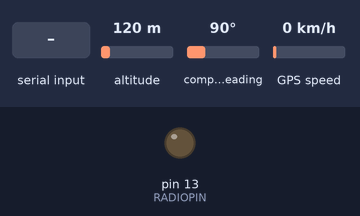
Recording of a sketch running on a simulated Arduino Uno, built with avr-gcc and run on an emulated ATmega328P. On the bench: output pins drawn as LEDs (lit = HIGH). Dashed ring = blinking. The inputs (shaded band) are chosen by the test bench; at power-on: altitude 120 m, compass heading 90°, GPS speed 0 km/h. The GPS gets a fix after 3 s at 37.7749, -122.4194 with 8 satellites; what the sketch prints to the serial monitor is not drawn.

Above: at 0.1 s.
At 11.3 s:
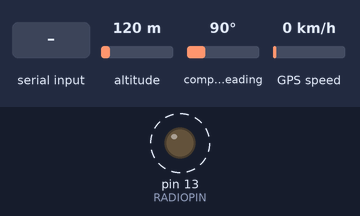
11.4 s: "1" received over the second serial link
At 21.9 s:
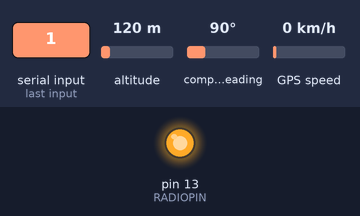
24.5 s: altitude set to 0 m
37.4 s: compass heading set to 352°
49.9 s: GPS speed set to 60 km/h
Timing chart, 0 to 63.4 s (numbered marks = the images above; inputs shaded):
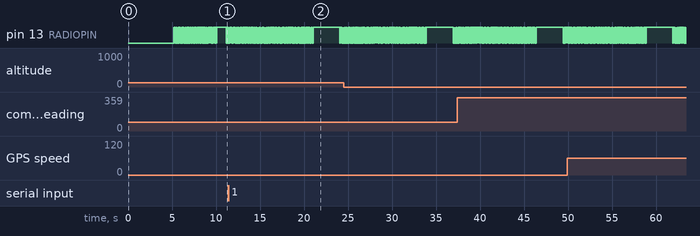

The sketch:

NTX2_with_GPS_V1_2g.ino
```cpp
// (licence header left out)
//Includes section

#include <TinyGPS.h>
#include <string.h>
#include <util/crc16.h>
#include <SoftwareSerial.h>
#include <stdio.h>
#include <stdint.h>

//Definition section
#define RADIOPIN 13
byte GPS_TX=3; //GPS RX (DB0) -> Digital pin 3
byte GPS_RX=4; //GPS TX (DB1) -> Digital pin 4

//GPS declarations sestion
TinyGPS GPS;
SoftwareSerial GPS_SS(GPS_TX, GPS_RX);  //GPS RX (DB0) -> Digital pin 3, GPS TX (DB1) -> Digital pin 4
byte gps_set_sucess = 0 ;  //success byte for GPS Software Serial
char timechara[9];
char latstr[10] = "0";
char lonstr[10] = "0";


//Data string declaration
char datastring[200];

int msgcount = 0;

void setup() {
  pinMode(RADIOPIN,OUTPUT);
  delay(5000); //allows the GPS to settle

  //Start the serial and GPS serial
  Serial.begin(9600);
  GPS_SS.begin(9600);

  //Select pinmode for testing purposes only
  pinMode(GPS_TX, INPUT);
  pinMode(GPS_RX, OUTPUT);

  // THIS COMMAND SETS UP THE GPS FIGHT MODE AND CONFIRMS IT - This section was missing from my previous code


 /* GPS_SS.println("Setting uBlox nav mode: ");
 // uint8_t setNav[] = {
 //   0xB5, 0x62, 0x06, 0x24, 0x24, 0x00, 0xFF, 0xFF, 0x06, 0x03, 0x00, 0x00, 0x00, 0x00, 0x10, 0x27, 0x00, 0x00, 0x05, 0x00, 0xFA, 0x00, 0xFA, 0x00, 0x64, 0x00, 0x2C, 0x01, 0x00, 0x00, 0x00, 0x00, 0x00, 0x00, 0x00, 0x00, 0x00, 0x00, 0x00, 0x00, 0x00, 0x00, 0x16, 0xDC                      };
  while(!gps_set_sucess)
  {
    sendUBX(setNav, sizeof(setNav)/sizeof(uint8_t));
    gps_set_sucess=getUBX_ACK(setNav);
  }
  gps_set_sucess=0;
 */

  //Initialisation script sent via serial

  Serial.println("RTSHAB01 ");
  Serial.println("High alititude tracker for use in habbing, developed by Chris Atherton ");
  Serial.println("NTX2 code from UPU ");
  Serial.println("TinyGPS code from Mikal Hart ");
  Serial.println("Checksum code from Lunar_Lander ");
  Serial.println("http://www.RoutetoSpace.com ");
  Serial.println();

  //Send string via RTTY to say RTSHAB01 is active
  sprintf(datastring,"$$RTSHAB-TEST POWER ON /n");
  noInterrupts();  //Stop all other tasks
  rtty_txtstring (datastring);
  interrupts();

}

void loop() {

  //Start watchkeeping.  If message count reaches upper limit of Int then it is reset.
  msgcount = msgcount + 1;
    if(msgcount > 32000)
     {
       msgcount = 1;
     }

   //function declations
 bool newGPSData = false;
 unsigned long chars;
 unsigned short sentences, failed;


//GPS SECTION START

//Begin parsing GPS data
   for (unsigned long start = millis(); millis() - start < 1000;)
  {
    while (GPS_SS.available())
    {
      char c = GPS_SS.read();  //Should be char c = Serial.read(); but changed for testing purposes
    //  GPS_SS.write(c); // uncomment this line if you want to see the GPS data flowing
      Serial.print(c); //prints GPS data to serial.  Used for testing purposes only.
      if (GPS.encode(c)) // Check to see if a new valid sentence come in?
        newGPSData = true;
    }
  }

 int sats = GPS.satellites(); //number of satellites that are in view
 int alt = GPS.f_altitude(); // +/- altitude in meters
 int velocity = GPS.f_speed_mps()*10;
 int heading = GPS.f_course();

if (newGPSData)
  {

    sats = 0;

    float flat, flon;
    unsigned long age;
    GPS.f_get_position(&flat, &flon, &age);

    dtostrf(flat,9,6,latstr); // convert lat from float to string
    dtostrf(flon,9,6,lonstr); // convert lon from float to string

    int year;
    byte month, day, hour, minute, second, hundredths;
    unsigned long fix_age;
    GPS.crack_datetime(&year, &month, &day, &hour, &minute, &second, &hundredths, &fix_age);

    //build up time stamp
    String tmstr;
    if(hour < 10)
    {
       tmstr = tmstr + "0";
    }
    tmstr = tmstr + String(hour, DEC);
   // tmstr = tmstr + ":";
    if(minute < 10)
    {
       tmstr = tmstr + "0";
    }
    tmstr = tmstr + String(minute, DEC);
   // tmstr = tmstr + ":";
    if(second < 10)
    {
       tmstr = tmstr + "0";
    }
    tmstr = tmstr + String(second, DEC);

    tmstr.toCharArray(timechara, 9) ;

   //correct no of 0's in long, (output: 00.575950/-0.575950)
    if (lonstr[0] == ' ') {
    lonstr[0] = '0';
    }

   //RTTY SECTION START

     //constructs the data string
    sprintf(datastring, "$$RTSHAB-TEST,%i,%s,%s,%s,%i,%i,",msgcount,timechara,latstr,lonstr,alt,sats); // Puts the required data in the datastring  -  removed 3 unnecessary %i's --1/4/13 - added an extra , to string becuase of error with checksum
            //sizeof(datastring) removed due to compiler error - invalid change from int to const*Char
     //constructs the checksum
    char checksum_str[10]; //checksum size changed from 6 to 10 to match ukhas wiki
    sprintf(checksum_str, "*%04X\n", gps_CRC16_checksum(datastring));//removed * from "*%04X\n" null setting.  %04X/n means (%)placeholder, use 0 instead of spaces (0), length of 4 (4), type unsigned int as a hexidecimal number uppercase(X), with (/), type (n) which means print nothing. see http://en.wikipedia.org/wiki/Printf_format_string#Format_placeholders
            //sizeof(checksum_str) removed due to compiler error - invalid change from int to const*Char
     //error checking
      if (strlen(datastring) > sizeof(datastring) - 4 - 1)
            {
              //don't over flow the buffer.  You should make it bigger
              return;
            }
     //Copy the checksum terminating \o (hence the +1
     //  removed this line becuase two checksums were sent memcpy(datastring + strlen(datastring), checksum_str, strlen(checksum_str) + 1);
     //Concatinate the datastring and the checksum together
    strcat(datastring,checksum_str);
     //Send the data string with the checksum
  Serial.println(datastring);//Output data to serial
  noInterrupts();
  rtty_txtstring (datastring);//Output data via RTTY
  interrupts();
  delay(2000);
 }
//RTTY SECTION END


//RTTY NO GPS SECTION BEGINS
 /*Error checking
     If no data is received from the GPS then the error message is sent.
 */
 if(newGPSData == false)
   {
    sats = 0;
    Serial.println("No new data");
    sprintf(datastring,"$$RTSHAB-TEST,%i,NOGPS,%i,",msgcount,sats);
    char checksum_str[10];
    sprintf(checksum_str, "*%04X\n", gps_CRC16_checksum(datastring));
    if (strlen(datastring) > sizeof(datastring) - 4 - 1)
            {
  //don't over flow the buffer.  You should make it bigger
              return;
            }
//Concatinate the datastring and the checksum together
    strcat(datastring,checksum_str);
//Send NO GPS Data with a checksum
    Serial.println(datastring);//Output data to serial
    noInterrupts();  //Stop all other tasks
    rtty_txtstring (datastring);  //Send "No new data" text string via RTTY
    interrupts();    //Start tasks again
   }

//RTTY NO GPS SECTION ENDS


 //Provide statistics info from GPS
 GPS.stats(&chars, &sentences, &failed);

  Serial.print(" CHARS=");
  Serial.print(chars);
  Serial.print(" SENTENCES=");
  Serial.print(sentences);
  Serial.print(" CSUM ERR=");
  Serial.println(failed);

//Serial GPS SECTION END
}


void rtty_txtstring (char * string)
{

  /* Simple function to sent a char at a time to
   	** rtty_txbyte function.
   	** NB Each char is one byte (8 Bits)
   	*/

  char c;

  c = *string++;

  while ( c != '\0')
  {
    rtty_txbyte (c);
    c = *string++;
  }
}


void rtty_txbyte (char c)
{
  /* Simple function to sent each bit of a char to
   	** rtty_txbit function.
   	** NB The bits are sent Least Significant Bit first
   	**
   	** All chars should be preceded with a 0 and
   	** proceded with a 1. 0 = Start bit; 1 = Stop bit
   	**
   	*/

  int i;

  rtty_txbit (0); // Start bit

  // Send bits for for char LSB first

  for (i=0;i<7;i++) // Change this here 7 or 8 for ASCII-7 / ASCII-8
  {
    if (c & 1) rtty_txbit(1);

    else rtty_txbit(0);

    c = c >> 1;

  }

  rtty_txbit (1); // Stop bit
  rtty_txbit (1); // Stop bit
}

void rtty_txbit (int bit)
{
  if (bit)
  {
    // high
    digitalWrite(RADIOPIN, HIGH);
  }
  else
  {
    // low
    digitalWrite(RADIOPIN, LOW);

  }

  //                  delayMicroseconds(3370); // 300 baud
  delayMicroseconds(10000); // For 50 Baud uncomment this and the line below.
  delayMicroseconds(10150); // You can't do 20150 it just doesn't work as the
                            // largest value that will produce an accurate delay is 16383
                            // See : http://arduino.cc/en/Reference/DelayMicroseconds

}


 //Checksum code
uint16_t gps_CRC16_checksum (char *string)
{
  size_t i;
  uint16_t crc;
  uint8_t c;

  crc = 0xFFFF;

  // Calculate checksum ignoring the first two $s
  for (i = 2; i < strlen(string); i++)
  {
    c = string[i];
    crc = _crc_xmodem_update (crc, c);
  }

  return crc;
}

//GPS Software Serial data

// Send a byte array of UBX protocol to the GPS
void sendUBX(uint8_t *MSG, uint8_t len) {
  for(int i=0; i<len; i++) {
    Serial.write(MSG[i]);
    GPS_SS.print(MSG[i], HEX);
  }
  Serial.println();
}

boolean getUBX_ACK(uint8_t *MSG) {
  uint8_t b;
  uint8_t ackByteID = 0;
  uint8_t ackPacket[10];
  unsigned long startTime = millis();
  GPS_SS.print(" * Reading ACK response: ");

  // Construct the expected ACK packet
  ackPacket[0] = 0xB5;	// header
  ackPacket[1] = 0x62;	// header
  ackPacket[2] = 0x05;	// class
  ackPacket[3] = 0x01;	// id
  ackPacket[4] = 0x02;	// length
  ackPacket[5] = 0x00;
  ackPacket[6] = MSG[2];	// ACK class
  ackPacket[7] = MSG[3];	// ACK id
  ackPacket[8] = 0;		// CK_A
  ackPacket[9] = 0;		// CK_B

  // Calculate the checksums
  for (uint8_t i=2; i<8; i++) {
    ackPacket[8] = ackPacket[8] + ackPacket[i];
    ackPacket[9] = ackPacket[9] + ackPacket[8];
  }

  while (1) {

    // Test for success
    if (ackByteID > 9) {
      // All packets in order!
      GPS_SS.println(" (SUCCESS!)");
      return true;
    }

    // Timeout if no valid response in 3 seconds
    if (millis() - startTime > 3000) {
      GPS_SS.println(" (FAILED!)");
      return false;
    }

    // Make sure data is available to read
    if (Serial.available()) {
      b = Serial.read();

      // Check that bytes arrive in sequence as per expected ACK packet
      if (b == ackPacket[ackByteID]) {
        ackByteID++;
        GPS_SS.print(b, HEX);
      }
      else {
        ackByteID = 0;	// Reset and look again, invalid order
      }

    }
  }
}
```
